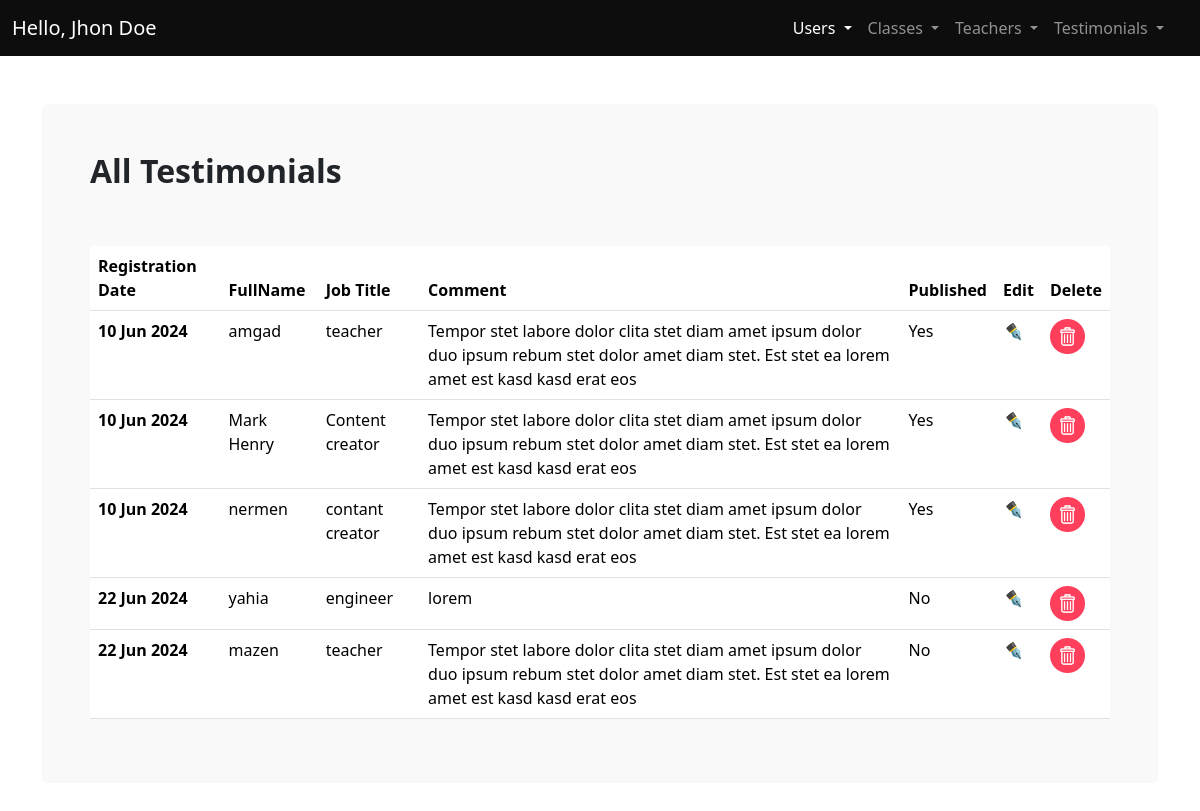
/admin/testimonials.php (signed in), run on the app's committed database.
### tables this page shows
CREATE TABLE `testimonials` (
  `id` int(11) NOT NULL,
  `RegDate` timestamp NOT NULL DEFAULT current_timestamp(),
  `fullname` varchar(50) NOT NULL,
  `jobtitle` varchar(50) NOT NULL,
  `comment` text NOT NULL,
  `published` enum('Yes','No') NOT NULL,
  `image` varchar(50) NOT NULL
);

### admin/testimonials.php (the view, shortened to what this page needs)
<?php
require_once "./includes/conn.php";
try{
$sql = "SELECT * FROM `testimonials`  ";
$stmt = $conn->prepare($sql);
$stmt->execute();
$testimonials = $stmt->fetchAll();
}catch(PDOException $e){
  $error = "Connection failed: " . $e->getMessage();
}
?>
<!DOCTYPE html>
<html lang="en">
  <head>
    <link rel="stylesheet" href="css/main.min.css" />
    <link rel="stylesheet" href="css/styles.css" />
  </head>
  <body>
    <main>
    <?php
require_once "../includes/nav.php";
?>
      <div class="container my-5">
        <div class="bg-light p-5 rounded">
          <h2 class="fw-bold fs-2 mb-5 pb-2">All Testimonials</h2>
          <div class="table-responsive">
          <table class="table table-hover">
            <thead>
              <tr>
                <th scope="col">Registration Date</th>
                <th scope="col">FullName</th>
                <th scope="col">Job Title</th>
                <th scope="col">Comment</th>
                <th scope="col">Published</th>
                <th scope="col">Edit</th>
                <th scope="col">Delete</th>
              </tr>
            </thead>
            <tbody>
            <?php foreach($testimonials as $testimonial){
                $date = date_create($testimonial['RegDate']);
            ?>
              <tr>
                <th scope="row"><?php echo  date_format($date,"d M Y ")?></th>
                <td><?php echo $testimonial['fullname'] ?></td>
                <td><?php echo $testimonial['jobtitle'] ?></td>
                <td><?php echo $testimonial['comment'] ?></td>
                <td><?php echo $testimonial['published'] ?></td>
                <td><a href="edit_testimonial.php?id=<?php echo $testimonial['id'] ?>" class="text-decoration-none"><i>✒️</i></a></td>
                <td><a href="delete_testimonial.php?id=<?php echo $testimonial['id'] ?>" onclick ="return confirm('Are you sure you want to delete?')"  class="text-decoration-none"><img src="../img/trash-bin.png" alt="" style="max-width: 35px"></a></td>
              </tr>
              <?php } ?>
            </tbody>
          </table>
        </div>
        </div>
      </div>
    </main>
  </body>
</html>

### data on the page
testimonials: RegDate "10 Jun 2024", fullname "amgad", jobtitle "teacher", comment "Tempor stet labore dolor clita stet diam amet ipsum dolor duo ipsum rebum stet dolor amet diam stet. Est stet ea lorem amet est kasd kasd erat eos", published "Yes"
testimonials: RegDate "10 Jun 2024", fullname "Mark Henry", jobtitle "Content creator", comment "Tempor stet labore dolor clita stet diam amet ipsum dolor duo ipsum rebum stet dolor amet diam stet. Est stet ea lorem amet est kasd kasd erat eos", published "Yes"
testimonials: RegDate "10 Jun 2024", fullname "nermen", jobtitle "contant creator", comment "Tempor stet labore dolor clita stet diam amet ipsum dolor duo ipsum rebum stet dolor amet diam stet. Est stet ea lorem amet est kasd kasd erat eos", published "Yes"
testimonials: RegDate "22 Jun 2024", fullname "yahia", jobtitle "engineer", comment "lorem", published "No"
testimonials: RegDate "22 Jun 2024", fullname "mazen", jobtitle "teacher", comment "Tempor stet labore dolor clita stet diam amet ipsum dolor duo ipsum rebum stet dolor amet diam stet. Est stet ea lorem amet est kasd kasd erat eos", published "No"
